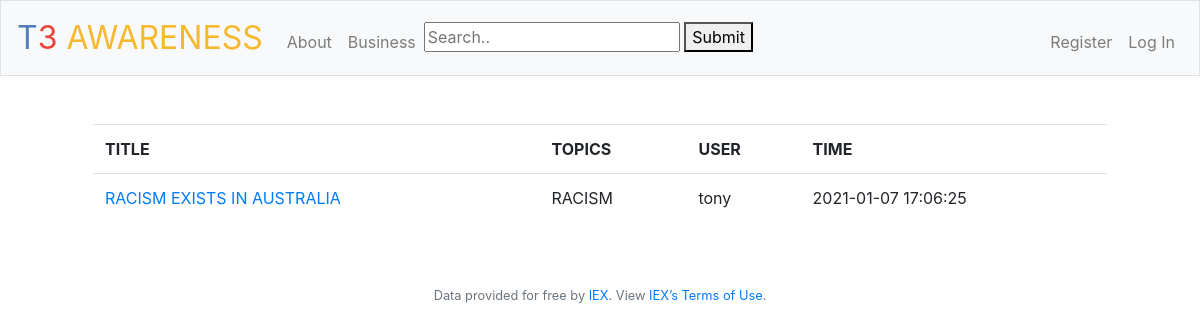
The page / on the database its author committed.
### tables this page shows
CREATE TABLE 'posts' (id INTEGER PRIMARY KEY AUTOINCREMENT NOT NULL, user_id INTEGER NOT NULL, title VARCHAR(255) NOT NULL, content TEXT NOT NULL, 'time'  timestamp NOT NULL DEFAULT CURRENT_TIMESTAMP  , FOREIGN KEY (user_id) REFERENCES users(id));

CREATE TABLE topics (post_id INTEGER NOT NULL, topic VARCHAR(255) NOT NULL, FOREIGN KEY(post_id) REFERENCES posts(id));

CREATE TABLE 'users' ('id' integer PRIMARY KEY AUTOINCREMENT NOT NULL, 'username' varchar(255) NOT NULL, 'hash' varchar(255) NOT NULL, 'email' varchar(255) NOT NULL);

### application.py (the view)
@app.route("/", methods=["GET", "POST"])
def index():
    if request.method == "POST":
        cursor.execute("SELECT * FROM posts WHERE title LIKE ? ORDER BY time DESC LIMIT 10", ("%" + request.form.get("search") + "%", ))
    else:
        cursor.execute("SELECT * FROM posts ORDER BY time DESC LIMIT 10")
    posts = cursor.fetchall()
    posts_output = [[] for i in range(len(posts))]
    topics = [] # array to hold lists of topics for each article
    count = 0
    links = [] # array to hold hyperlinks to each article
    for post in posts:
        posts_output[count] = list(post) # posts_output([0]: post_id, [1]: user_id, [2]: title, [3]: content, [4]: time)
        cursor.execute("SELECT username FROM users WHERE id = ?", (post[1], ))
        user = cursor.fetchone()
        posts_output[count].append(user[0]) # posts_output([5] = username)
        cursor.execute("SELECT topic FROM topics WHERE post_id = ?", (post[0], ))
        topic_holders = cursor.fetchall()
        i = 0
        for topic_holder in topic_holders:
            topics.append("") # first element
            topics[count] = topics[count] + str(topic_holder[0]) # add first topic
            if len(topic_holders) > 1 and i < len(topic_holders) - 1:
                topics[count] = topics[count] + ","
            i = i + 1
        posts_output[count].append(topics[count]) # posts_output[6]: lists of topics
        count = count + 1
    if request.method == "POST":
        if request.form.get("search") == "":
            search = None
            return render_template("index.html", posts_output=posts_output, search=search)
        else:
            search = request.form.get("search").upper()
            return render_template("index.html", posts_output=posts_output, search = search, length = len(posts_output))
    else:
        search = None
        return render_template("index.html", posts_output=posts_output, search = search)

### application.py (called while the page is built)
@app.after_request
def after_request(response):
    response.headers["Cache-Control"] = "no-cache, no-store, must-revalidate"
    response.headers["Expires"] = 0
    response.headers["Pragma"] = "no-cache"
    return response

### templates/index.html (shortened to what this page needs)
{% extends "layout.html" %}
{% block main %}
    <div class="container">
        <table class="table">
            <tr style="text-align:left">
                <th>TITLE</th>
                <th>TOPICS</th>
                <th>USER</th>
                <th>TIME</th>
            </tr>
            {% for post_output in posts_output %}
                <tr style="text-align:left">
                    <td><a href='/uploads/{{post_output[2]}}{{post_output[1]}}'>{{post_output[2]}}</a></td>
                    <td>{{post_output[6]}}</td>
                    <td>{{post_output[5]}}</td>
                    <td>{{post_output[4]}}</td>
                </tr>
            {% endfor %}
        </table>
    </div>
{% endblock %}

### rows shown on the page
posts: title "RACISM EXISTS IN AUSTRALIA", time "2021-01-07 17:06:25"
topics: topic "RACISM"
users: username "tony"
